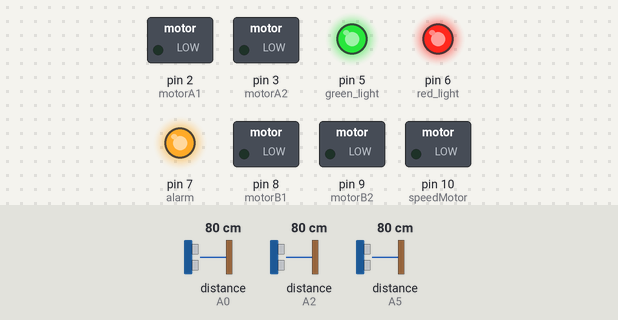
A sketch run on a simulated Arduino Uno, built with avr-gcc and run on an emulated ATmega328P. On the bench: switched loads named in the sketch (green lamp = pin HIGH), output pins drawn as LEDs (lit = HIGH). Wiring (inferred from the names in the program): 2 × ultrasonic range finder: trigger A1, echo A0 / trigger A3, echo A2. The test bench sets the inputs (shaded band); at power-on: distance to the obstacle (sensors on A0, A2, A5) 80 cm. The echo pulse lasts 58.3 µs per cm; pins used as bus, display or sensor lines are not drawn.

Above: at 1.2 s.
1.3 s: distance to the obstacle (sensor on A0) set to 47 cm
2.8 s: distance to the obstacle (sensor on A0) set to 38 cm
At 3.8 s:
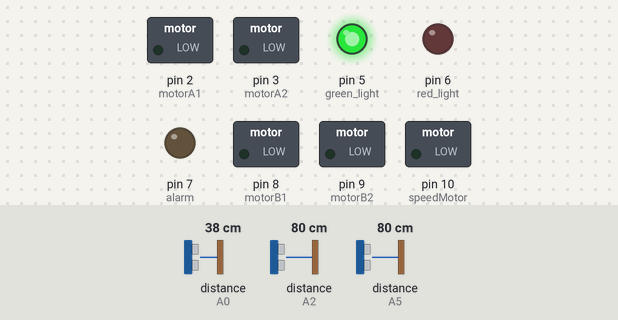
5.8 s: distance to the obstacle (sensor on A0) set to 33 cm
7.3 s: distance to the obstacle (sensor on A0) set to 27 cm
At 8.5 s:
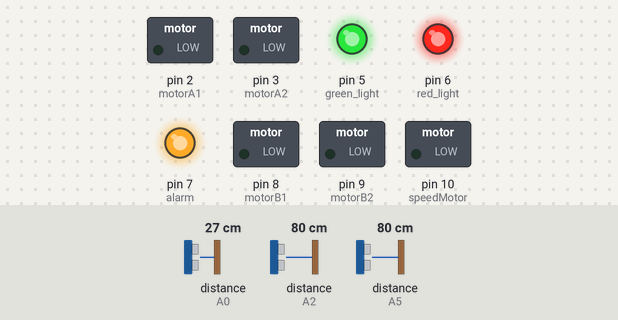
8.8 s: distance to the obstacle (sensor on A0) set to 35 cm
At 9.6 s:
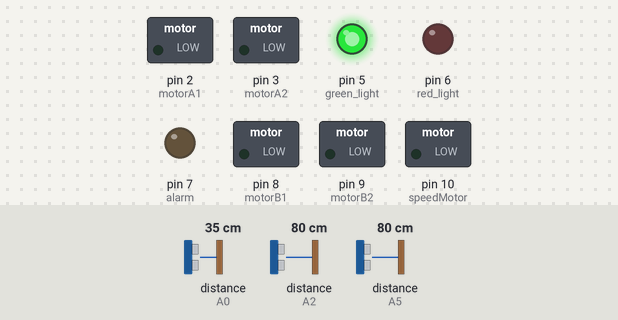
Timing chart, 0 to 11.3 s (numbered marks = the images above; inputs shaded):
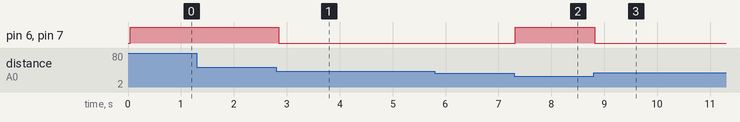

Measured:
- the behaviour switches between 43 and 42 cm on distance to the obstacle (sensor on A0) (found by bisection; images 0 and 1)
- the behaviour switches between 31 and 30 cm on distance to the obstacle (sensor on A0) (found by bisection; images 1 and 2)
- after the input at 1.3 s, every drawn part: stays the same
- after the input at 2.8 s, pin 6 (red_light), pin 7 (alarm): HIGH → LOW after 0.05 s
- after the input at 5.8 s, every drawn part: stays the same
- after the input at 7.3 s, pin 6 (red_light), pin 7 (alarm): LOW → HIGH at once
- after the input at 8.8 s, pin 6 (red_light), pin 7 (alarm): HIGH → LOW at once

The sketch:

latest.ino
```cpp
// === Pin Definitions ===
// Motors & Lights
#define alarm 7
#define red_light 6
#define green_light 5
#define motorA1 2
#define motorA2 3
#define motorB1 8
#define motorB2 9
#define speedMotor 10

// Ultrasonic Pins
const int trigPinM = A1;
const int echoPinM = A0;
const int trigPinR = A3;
const int echoPinR = A2;
const int trigPinL = A4;
const int echoPinL = A5;

// Encoder Pins
#define leftEncoderPin 18
#define rightEncoderPin 19
volatile long leftTicks = 0;
volatile long rightTicks = 0;

// === Robot Settings ===
const int threshold_dist = 30;  // Stop if closer than this
int motorPower = 200;           // PWM speed (0-255)

float linear_vel = 0.0;
float angular_vel = 0.0;
bool obstacle_detected = false;

// Serial input
String inputString = "";
bool stringComplete = false;

// === Interrupts ===
void leftEncoderISR()  { leftTicks++; }
void rightEncoderISR() { rightTicks++; }

// === Ultrasonic Distance Function ===
int readUltrasonic(int trigPin, int echoPin) {
  digitalWrite(trigPin, LOW); delayMicroseconds(2);
  digitalWrite(trigPin, HIGH); delayMicroseconds(10);
  digitalWrite(trigPin, LOW);
  long duration = pulseIn(echoPin, HIGH, 30000);
  int distance = duration * 0.034 / 2;
  return distance;
}

// === Motor Control ===
void setMotorSpeed(int pwmA, int pwmB) {
  analogWrite(speedMotor, abs(pwmA));
  digitalWrite(motorA1, pwmA > 0);
  digitalWrite(motorA2, pwmA < 0);
  digitalWrite(motorB1, pwmB > 0);
  digitalWrite(motorB2, pwmB < 0);
}

// === Stop Motors ===
void stopMotors() {
  analogWrite(speedMotor, 0);
  digitalWrite(motorA1, LOW); digitalWrite(motorA2, LOW);
  digitalWrite(motorB1, LOW); digitalWrite(motorB2, LOW);
}

// === Serial Command Handling ===
void processInput() {
  if (inputString.startsWith("v ")) {
    sscanf(inputString.c_str(), "v %f %f", &linear_vel, &angular_vel);
  }
  else if (inputString.startsWith("e")) {
    Serial.print("e ");
    Serial.print(leftTicks);
    Serial.print(" ");
    Serial.println(rightTicks);
  }
  inputString = "";
  stringComplete = false;
}

// === Setup ===
void setup() {
  Serial.begin(115200);

  pinMode(alarm, OUTPUT);
  pinMode(red_light, OUTPUT);
  pinMode(green_light, OUTPUT);

  pinMode(motorA1, OUTPUT);
  pinMode(motorA2, OUTPUT);
  pinMode(motorB1, OUTPUT);
  pinMode(motorB2, OUTPUT);
  pinMode(speedMotor, OUTPUT);

  pinMode(trigPinM, OUTPUT); pinMode(echoPinM, INPUT);
  pinMode(trigPinL, OUTPUT); pinMode(echoPinL, INPUT);
  pinMode(trigPinR, OUTPUT); pinMode(echoPinR, INPUT);

  pinMode(leftEncoderPin, INPUT_PULLUP);
  pinMode(rightEncoderPin, INPUT_PULLUP);
  attachInterrupt(digitalPinToInterrupt(leftEncoderPin), leftEncoderISR, RISING);
  attachInterrupt(digitalPinToInterrupt(rightEncoderPin), rightEncoderISR, RISING);

  digitalWrite(green_light, HIGH);
}

// === Main Loop ===
void loop() {
  // Read ultrasonic sensors
  int distM = readUltrasonic(trigPinM, echoPinM);
  int distL = readUltrasonic(trigPinL, echoPinL);
  int distR = readUltrasonic(trigPinR, echoPinR);
  obstacle_detected = (distM < threshold_dist || distL < threshold_dist || distR < threshold_dist);

  if (obstacle_detected) {
    stopMotors();
    digitalWrite(red_light, HIGH);
    digitalWrite(alarm, HIGH);
  } else {
    // Convert velocity to motor commands (simplified differential logic)
    int pwmA = motorPower * (linear_vel - angular_vel);
    int pwmB = motorPower * (linear_vel + angular_vel);
    setMotorSpeed(pwmA, pwmB);
    digitalWrite(red_light, LOW);
    digitalWrite(alarm, LOW);
  }

  // Handle serial input
  if (stringComplete) {
    processInput();
  }

  // Read serial character-by-character
  while (Serial.available()) {
    char inChar = (char)Serial.read();
    if (inChar == '\n') {
      stringComplete = true;
    } else {
      inputString += inChar;
    }
  }
}
```
